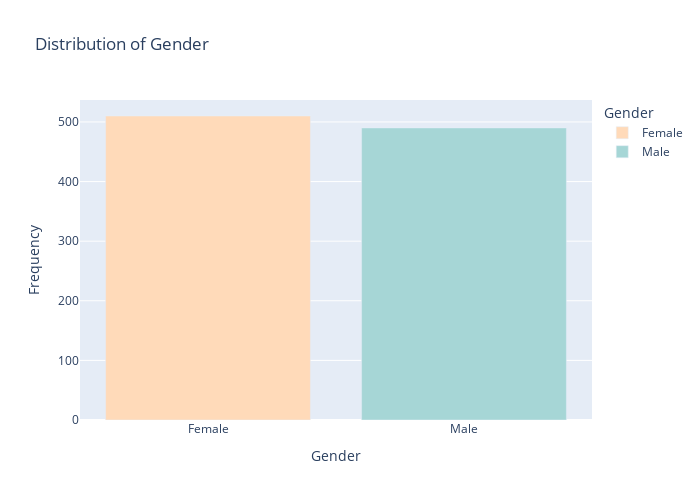
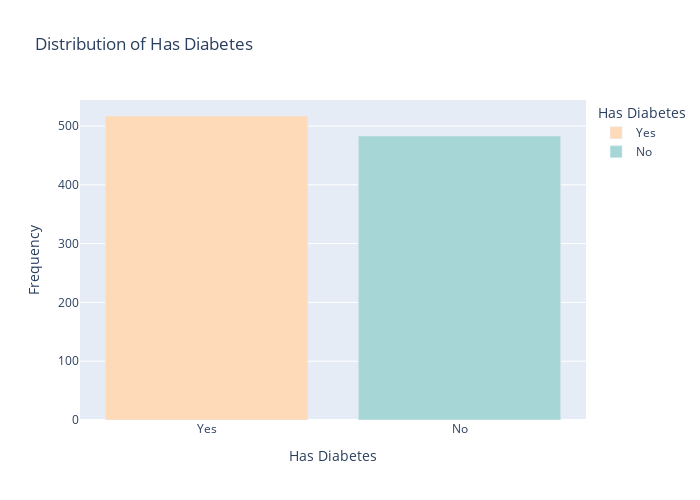
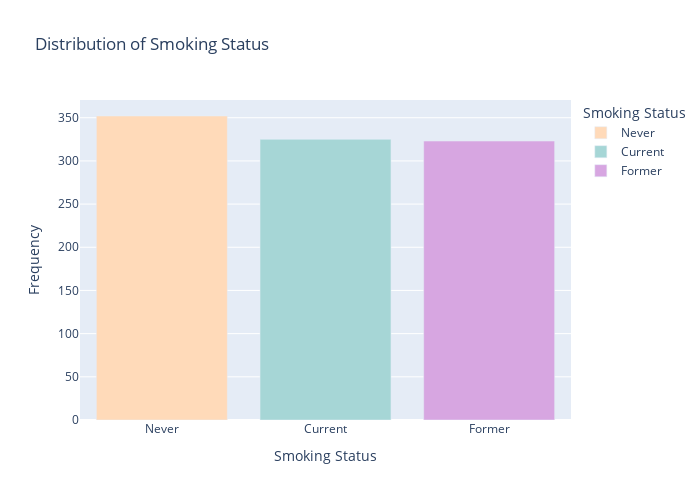
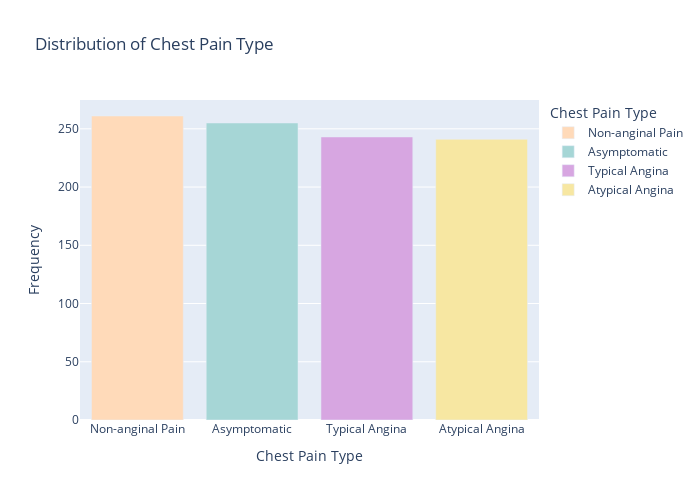

Notebook code for these charts, in order:
### Code cell
# Univariate Analysis of correlation variables

for col in object_columns:
    freq = df[col].value_counts().reset_index()
    freq.columns = [col, 'Count']

    fig = px.bar(
        freq,                       
        x=col,
        y='Count',
        title=f'Distribution of {col}',
        labels={col: col, 'Count': 'Frequency'},
        color=col,
        color_discrete_sequence=['#FFDAB9', '#A6D6D6', '#D7A6E1','#F7E7A2'] 
    )

    fig.update_layout(width=700, height=500)
    fig.show()

### Figure 1 — Plotly figure (JSON) as saved in the notebook; plotly's stock layout.template omitted (floating-point values rounded to 4 significant figures)
{"data": [{"alignmentgroup": "True", "hovertemplate": "Gender=%{x}<br>Frequency=%{y}<extra></extra>", "legendgroup": "Female", "marker": {"color": "#FFDAB9", "pattern": {"shape": ""}}, "name": "Female", "offsetgroup": "Female", "orientation": "v", "showlegend": true, "textposition": "auto", "type": "bar", "x": ["Female"], "xaxis": "x", "y": [510], "yaxis": "y"}, {"alignmentgroup": "True", "hovertemplate": "Gender=%{x}<br>Frequency=%{y}<extra></extra>", "legendgroup": "Male", "marker": {"color": "#A6D6D6", "pattern": {"shape": ""}}, "name": "Male", "offsetgroup": "Male", "orientation": "v", "showlegend": true, "textposition": "auto", "type": "bar", "x": ["Male"], "xaxis": "x", "y": [490], "yaxis": "y"}], "layout": {"barmode": "relative", "height": 500, "legend": {"title": {"text": "Gender"}, "tracegroupgap": 0}, "title": {"text": "Distribution of Gender"}, "width": 700, "xaxis": {"anchor": "y", "autorange": true, "categoryarray": ["Female", "Male"], "categoryorder": "array", "domain": [0, 1], "range": [-0.5, 1.5], "title": {"text": "Gender"}, "type": "category"}, "yaxis": {"anchor": "x", "autorange": true, "domain": [0, 1], "range": [0, 536.8], "title": {"text": "Frequency"}, "type": "linear"}}}

### Figure 2 — Plotly figure (JSON) as saved in the notebook; plotly's stock layout.template omitted (floating-point values rounded to 4 significant figures)
{"data": [{"alignmentgroup": "True", "hovertemplate": "Has Diabetes=%{x}<br>Frequency=%{y}<extra></extra>", "legendgroup": "Yes", "marker": {"color": "#FFDAB9", "pattern": {"shape": ""}}, "name": "Yes", "offsetgroup": "Yes", "orientation": "v", "showlegend": true, "textposition": "auto", "type": "bar", "x": ["Yes"], "xaxis": "x", "y": [517], "yaxis": "y"}, {"alignmentgroup": "True", "hovertemplate": "Has Diabetes=%{x}<br>Frequency=%{y}<extra></extra>", "legendgroup": "No", "marker": {"color": "#A6D6D6", "pattern": {"shape": ""}}, "name": "No", "offsetgroup": "No", "orientation": "v", "showlegend": true, "textposition": "auto", "type": "bar", "x": ["No"], "xaxis": "x", "y": [483], "yaxis": "y"}], "layout": {"barmode": "relative", "height": 500, "legend": {"title": {"text": "Has Diabetes"}, "tracegroupgap": 0}, "title": {"text": "Distribution of Has Diabetes"}, "width": 700, "xaxis": {"anchor": "y", "autorange": true, "categoryarray": ["Yes", "No"], "categoryorder": "array", "domain": [0, 1], "range": [-0.5, 1.5], "title": {"text": "Has Diabetes"}, "type": "category"}, "yaxis": {"anchor": "x", "autorange": true, "domain": [0, 1], "range": [0, 544.2], "title": {"text": "Frequency"}, "type": "linear"}}}

### Figure 3 — Plotly figure (JSON) as saved in the notebook; plotly's stock layout.template omitted (floating-point values rounded to 4 significant figures)
{"data": [{"alignmentgroup": "True", "hovertemplate": "Smoking Status=%{x}<br>Frequency=%{y}<extra></extra>", "legendgroup": "Never", "marker": {"color": "#FFDAB9", "pattern": {"shape": ""}}, "name": "Never", "offsetgroup": "Never", "orientation": "v", "showlegend": true, "textposition": "auto", "type": "bar", "x": ["Never"], "xaxis": "x", "y": [352], "yaxis": "y"}, {"alignmentgroup": "True", "hovertemplate": "Smoking Status=%{x}<br>Frequency=%{y}<extra></extra>", "legendgroup": "Current", "marker": {"color": "#A6D6D6", "pattern": {"shape": ""}}, "name": "Current", "offsetgroup": "Current", "orientation": "v", "showlegend": true, "textposition": "auto", "type": "bar", "x": ["Current"], "xaxis": "x", "y": [325], "yaxis": "y"}, {"alignmentgroup": "True", "hovertemplate": "Smoking Status=%{x}<br>Frequency=%{y}<extra></extra>", "legendgroup": "Former", "marker": {"color": "#D7A6E1", "pattern": {"shape": ""}}, "name": "Former", "offsetgroup": "Former", "orientation": "v", "showlegend": true, "textposition": "auto", "type": "bar", "x": ["Former"], "xaxis": "x", "y": [323], "yaxis": "y"}], "layout": {"barmode": "relative", "height": 500, "legend": {"title": {"text": "Smoking Status"}, "tracegroupgap": 0}, "title": {"text": "Distribution of Smoking Status"}, "width": 700, "xaxis": {"anchor": "y", "autorange": true, "categoryarray": ["Never", "Current", "Former"], "categoryorder": "array", "domain": [0, 1], "range": [-0.5, 2.5], "title": {"text": "Smoking Status"}, "type": "category"}, "yaxis": {"anchor": "x", "autorange": true, "domain": [0, 1], "range": [0, 370.5], "title": {"text": "Frequency"}, "type": "linear"}}}

### Figure 4 — Plotly figure (JSON) as saved in the notebook; plotly's stock layout.template omitted (floating-point values rounded to 4 significant figures)
{"data": [{"alignmentgroup": "True", "hovertemplate": "Chest Pain Type=%{x}<br>Frequency=%{y}<extra></extra>", "legendgroup": "Non-anginal Pain", "marker": {"color": "#FFDAB9", "pattern": {"shape": ""}}, "name": "Non-anginal Pain", "offsetgroup": "Non-anginal Pain", "orientation": "v", "showlegend": true, "textposition": "auto", "type": "bar", "x": ["Non-anginal Pain"], "xaxis": "x", "y": [261], "yaxis": "y"}, {"alignmentgroup": "True", "hovertemplate": "Chest Pain Type=%{x}<br>Frequency=%{y}<extra></extra>", "legendgroup": "Asymptomatic", "marker": {"color": "#A6D6D6", "pattern": {"shape": ""}}, "name": "Asymptomatic", "offsetgroup": "Asymptomatic", "orientation": "v", "showlegend": true, "textposition": "auto", "type": "bar", "x": ["Asymptomatic"], "xaxis": "x", "y": [255], "yaxis": "y"}, {"alignmentgroup": "True", "hovertemplate": "Chest Pain Type=%{x}<br>Frequency=%{y}<extra></extra>", "legendgroup": "Typical Angina", "marker": {"color": "#D7A6E1", "pattern": {"shape": ""}}, "name": "Typical Angina", "offsetgroup": "Typical Angina", "orientation": "v", "showlegend": true, "textposition": "auto", "type": "bar", "x": ["Typical Angina"], "xaxis": "x", "y": [243], "yaxis": "y"}, {"alignmentgroup": "True", "hovertemplate": "Chest Pain Type=%{x}<br>Frequency=%{y}<extra></extra>", "legendgroup": "Atypical Angina", "marker": {"color": "#F7E7A2", "pattern": {"shape": ""}}, "name": "Atypical Angina", "offsetgroup": "Atypical Angina", "orientation": "v", "showlegend": true, "textposition": "auto", "type": "bar", "x": ["Atypical Angina"], "xaxis": "x", "y": [241], "yaxis": "y"}], "layout": {"barmode": "relative", "height": 500, "legend": {"title": {"text": "Chest Pain Type"}, "tracegroupgap": 0}, "title": {"text": "Distribution of Chest Pain Type"}, "width": 700, "xaxis": {"anchor": "y", "autorange": true, "categoryarray": ["Non-anginal Pain", "Asymptomatic", "Typical Angina", "Atypical Angina"], "categoryorder": "array", "domain": [0, 1], "range": [-0.5, 3.5], "title": {"text": "Chest Pain Type"}, "type": "category"}, "yaxis": {"anchor": "x", "autorange": true, "domain": [0, 1], "range": [0, 274.7], "title": {"text": "Frequency"}, "type": "linear"}}}
